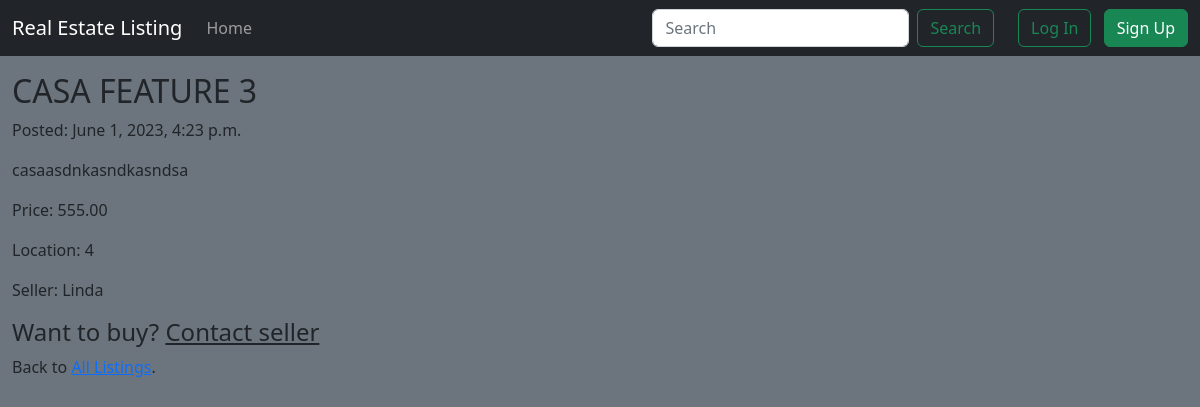
The app's page /listings/29/, older data.
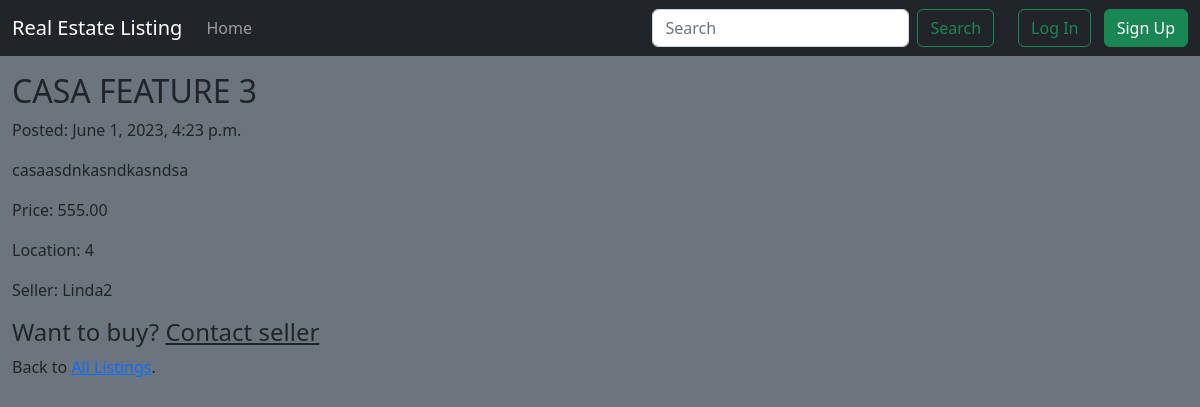
The same page, newer data.
### listings/models.py (models this page shows, shortened)
class Listing(models.Model):
    title = models.CharField(max_length=100)
    description = models.TextField()
    price = models.DecimalField(max_digits=10, decimal_places=2)
    bedrooms = models.PositiveIntegerField()
    bathrooms = models.PositiveIntegerField()
    square_feet = models.PositiveIntegerField()
    listing_location = models.CharField(max_length=200)
    image = models.ImageField(upload_to=listing_image_directory_path, blank=True, null=True)
    is_published = models.BooleanField()
    is_featured = models.BooleanField(default=False)
    list_date = models.DateTimeField(auto_now_add=True)
    owner = models.ForeignKey(
        settings.AUTH_USER_MODEL,
        on_delete=models.CASCADE
    )
    category = models.ForeignKey(Category, on_delete=models.SET_NULL, null=True)

### accounts/models.py (models this page shows, shortened)
class CustomUser(AbstractUser):
    email = models.EmailField(validators=[EmailValidator(message='Please enter a valid email address.')], unique=True, blank=False, null=False)
    phone_number = models.CharField(max_length=20, null=True, blank=True)
    date_of_birth = models.DateField(null=True, blank=True)
    address = models.CharField(max_length=100, null=True, blank=True)
    def __str__(self):
        return self.username

### listings/views.py (the view)
# urls.py: path("<int:pk>/", PropertyDetailView.as_view(), name="property_detail"),
class PropertyDetailView(DetailView):
    model = Listing
    template_name = "property_detail.html"

### templates/property_detail.html (shortened to what this page needs)
{% extends "base.html" %}
{% block content %}
<div>
    <h2>{{ listing.title }}</h2>
    <p>Posted: {{ listing.list_date }}</p>
    <p>{{ listing.description }}</p>
    <p>Price: {{ listing.price }}</p>
    <p>Location: {{ listing.listing_location }}</p>
    <p>Seller: {{ listing.owner }} </p>
    <h4>Want to buy? <a href="{% url 'profile_details' listing.owner.pk %}" class="text-dark"> Contact seller</a></h4>
    <p>Back to <a href="{% url 'property_list' %}">All Listings</a>.</p>
</div>
{% endblock content %}

Row changes from the older to the newer data that the page shows:
changed through a linked row, Listing "CASA FEATURE 3": owner "Linda" → "Linda2"
